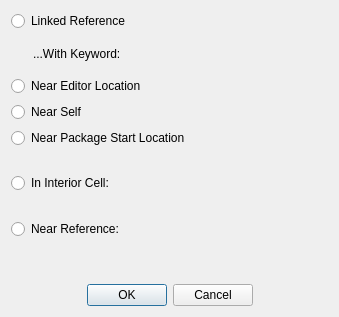
<?xml version="1.0" encoding="UTF-8"?>
<ui version="4.0">
 <class>FormSubdialogFactionVendorLocation</class>
 <widget class="QDialog" name="FormSubdialogFactionVendorLocation">
  <property name="geometry">
   <rect>
    <x>0</x>
    <y>0</y>
    <width>339</width>
    <height>317</height>
   </rect>
  </property>
  <property name="windowTitle">
   <string>Vendor Location</string>
  </property>
  <layout class="QVBoxLayout" name="verticalLayout">
   <item>
    <layout class="QGridLayout" name="gridLayout">
     <item row="1" column="0">
      <spacer name="horizontalSpacer_3">
       <property name="orientation">
        <enum>Qt::Horizontal</enum>
       </property>
       <property name="sizeType">
        <enum>QSizePolicy::Fixed</enum>
       </property>
       <property name="sizeHint" stdset="0">
        <size>
         <width>16</width>
         <height>8</height>
        </size>
       </property>
      </spacer>
     </item>
     <item row="1" column="1">
      <widget class="QLabel" name="label">
       <property name="text">
        <string>...With Keyword:</string>
       </property>
      </widget>
     </item>
     <item row="1" column="2">
      <widget class="DKFormPicker" name="nearLinkedRefKeyword"/>
     </item>
     <item row="0" column="0" colspan="3">
      <widget class="QRadioButton" name="nearLinkedRef">
       <property name="text">
        <string>Linked Reference</string>
       </property>
      </widget>
     </item>
    </layout>
   </item>
   <item>
    <widget class="QRadioButton" name="nearEditorLoc">
     <property name="text">
      <string>Near Editor Location</string>
     </property>
    </widget>
   </item>
   <item>
    <widget class="QRadioButton" name="nearSelf">
     <property name="text">
      <string>Near Self</string>
     </property>
    </widget>
   </item>
   <item>
    <widget class="QRadioButton" name="nearPackStart">
     <property name="text">
      <string>Near Package Start Location</string>
     </property>
    </widget>
   </item>
   <item>
    <layout class="QHBoxLayout" name="horizontalLayout">
     <item>
      <widget class="QRadioButton" name="nearCell">
       <property name="text">
        <string>In Interior Cell:</string>
       </property>
      </widget>
     </item>
     <item>
      <widget class="DKFormPicker" name="nearCellForm"/>
     </item>
    </layout>
   </item>
   <item>
    <layout class="QGridLayout" name="gridLayout_2">
     <item row="1" column="0">
      <spacer name="horizontalSpacer_4">
       <property name="orientation">
        <enum>Qt::Horizontal</enum>
       </property>
       <property name="sizeType">
        <enum>QSizePolicy::Fixed</enum>
       </property>
       <property name="sizeHint" stdset="0">
        <size>
         <width>16</width>
         <height>8</height>
        </size>
       </property>
      </spacer>
     </item>
     <item row="1" column="1">
      <widget class="DKObjectReferencePicker" name="nearRefForm"/>
     </item>
     <item row="0" column="0" colspan="2">
      <widget class="QRadioButton" name="nearRef">
       <property name="text">
        <string>Near Reference:</string>
       </property>
      </widget>
     </item>
    </layout>
   </item>
   <item>
    <layout class="QHBoxLayout" name="buttonsLayout">
     <item>
      <spacer name="horizontalSpacer">
       <property name="orientation">
        <enum>Qt::Horizontal</enum>
       </property>
       <property name="sizeHint" stdset="0">
        <size>
         <width>40</width>
         <height>20</height>
        </size>
       </property>
      </spacer>
     </item>
     <item>
      <widget class="QPushButton" name="buttonOK">
       <property name="text">
        <string>OK</string>
       </property>
      </widget>
     </item>
     <item>
      <widget class="QPushButton" name="buttonCancel">
       <property name="text">
        <string>Cancel</string>
       </property>
      </widget>
     </item>
     <item>
      <spacer name="horizontalSpacer_2">
       <property name="orientation">
        <enum>Qt::Horizontal</enum>
       </property>
       <property name="sizeHint" stdset="0">
        <size>
         <width>40</width>
         <height>20</height>
        </size>
       </property>
      </spacer>
     </item>
    </layout>
   </item>
  </layout>
 </widget>
 <customwidgets>
  <customwidget>
   <class>DKFormPicker</class>
   <extends>QWidget</extends>
   <header>widgets/DKFormPicker.h</header>
  </customwidget>
  <customwidget>
   <class>DKObjectReferencePicker</class>
   <extends>QWidget</extends>
   <header>widgets/DKObjectReferencePicker.h</header>
  </customwidget>
 </customwidgets>
 <resources/>
 <connections/>
</ui>
